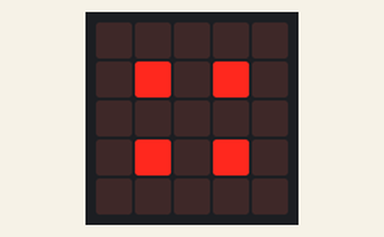
Simulated run of this program. Board: BBC micro:bit running MicroPython. Parts: the board's 5×5 LED display.

Above: at 0.1 s.
At 0.6 s:
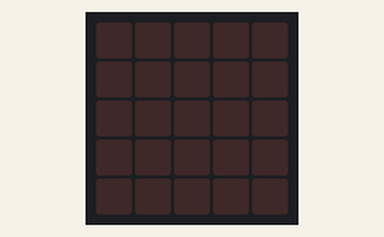

The program:

g_.py
```python
from microbit import *

while True:
    # Encender
    display.set_pixel(1, 1, 9)
    display.set_pixel(1, 3, 9)
    display.set_pixel(3, 1, 9)
    display.set_pixel(3, 3, 9)
    sleep(500)

    # Apagar
    display.set_pixel(1, 1, 0)
    display.set_pixel(1, 3, 0)
    display.set_pixel(3, 1, 0)
    display.set_pixel(3, 3, 0)
    sleep(500)
```

Measured:
- what the display in image 1 shows lasts 0.5 s, from 0.5 s to 1.0 s
